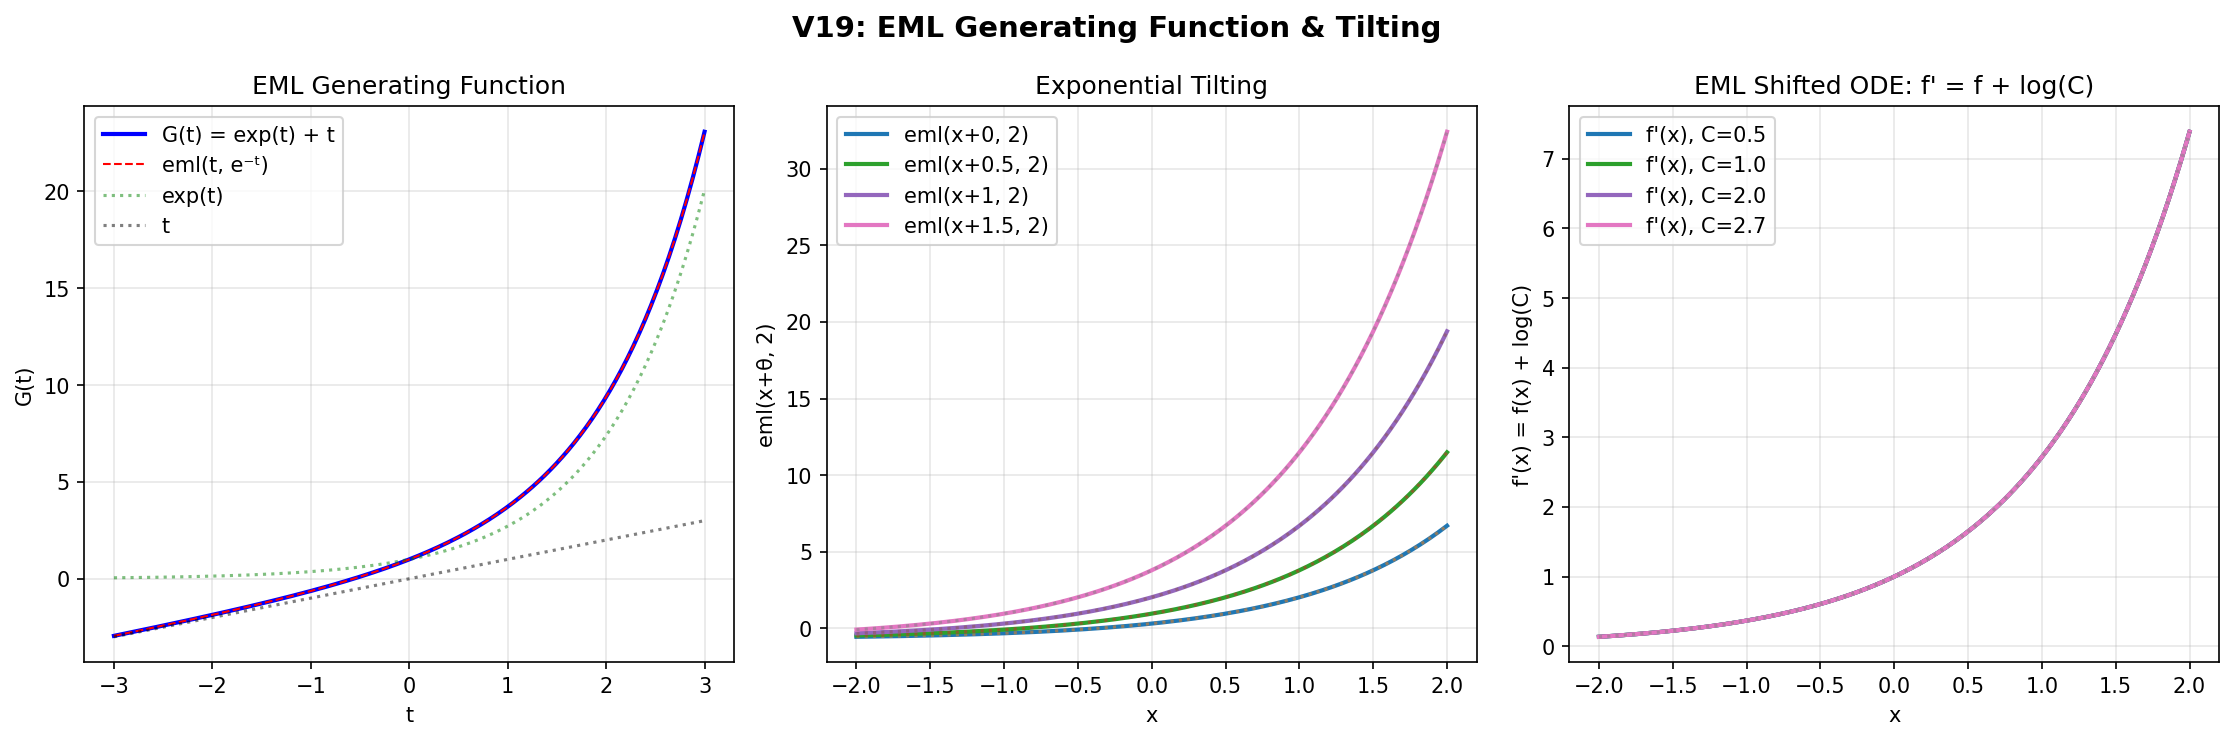

Write the Python code that produced this figure.
"""
Demo 7: EML Generating Function G(t) = eml(t, exp(-t)) = exp(t) + t

V19 proves the surprising identity: eml(t, exp(-t)) = exp(t) + t.
This "generating function" is strictly convex and surjective.
It connects EML to moment generating functions.

Also demonstrates:
- Exponential tilting: eml(x+θ, y) = e^θ · eml(x,y) + (e^θ-1)·log(y)
- EML shifted ODE: d/dx eml(x,C) = eml(x,C) + log(C)
"""

import numpy as np
import matplotlib.pyplot as plt

def eml(x, y):
    return np.exp(x) - np.log(y)

fig, axes = plt.subplots(1, 3, figsize=(15, 5))

# Plot 1: Generating function G(t) = exp(t) + t
ax = axes[0]
t = np.linspace(-3, 3, 300)
G = np.exp(t) + t
eml_gen = eml(t, np.exp(-t))
ax.plot(t, G, 'b-', linewidth=2, label='G(t) = exp(t) + t')
ax.plot(t, eml_gen, 'r--', linewidth=1, label='eml(t, e⁻ᵗ)')
ax.plot(t, np.exp(t), 'g:', alpha=0.5, label='exp(t)')
ax.plot(t, t, 'k:', alpha=0.5, label='t')
ax.set_xlabel('t')
ax.set_ylabel('G(t)')
ax.set_title('EML Generating Function')
ax.legend()
ax.grid(True, alpha=0.3)

# Plot 2: Exponential tilting
ax = axes[1]
x = np.linspace(-2, 2, 200)
y_fixed = 2
base = eml(x, y_fixed)
for theta in [0, 0.5, 1, 1.5]:
    tilted = eml(x + theta, y_fixed)
    formula = np.exp(theta) * base + (np.exp(theta) - 1) * np.log(y_fixed)
    ax.plot(x, tilted, '-', linewidth=2, label=f'eml(x+{theta}, 2)')
    ax.plot(x, formula, ':', alpha=0.5)  # Should match
ax.set_xlabel('x')
ax.set_ylabel('eml(x+θ, 2)')
ax.set_title('Exponential Tilting')
ax.legend()
ax.grid(True, alpha=0.3)

# Plot 3: EML ODE - the function and its derivative
ax = axes[2]
x = np.linspace(-2, 2, 200)
for C in [0.5, 1, 2, np.e]:
    f = eml(x, C)
    f_prime = np.exp(x)  # derivative of eml(x, C) w.r.t. x
    f_plus_logC = f + np.log(C)
    ax.plot(x, f_prime, '-', linewidth=2, label=f'f\'(x), C={C:.1f}')
    ax.plot(x, f_plus_logC, ':', alpha=0.5)  # Should match f'
ax.set_xlabel('x')
ax.set_ylabel("f'(x) = f(x) + log(C)")
ax.set_title('EML Shifted ODE: f\' = f + log(C)')
ax.legend()
ax.grid(True, alpha=0.3)

plt.suptitle('V19: EML Generating Function & Tilting', fontsize=14, fontweight='bold')
plt.tight_layout()
plt.savefig('demo7_generating_function.png', dpi=150, bbox_inches='tight')
plt.close()
print("Demo 7 saved: demo7_generating_function.png")
